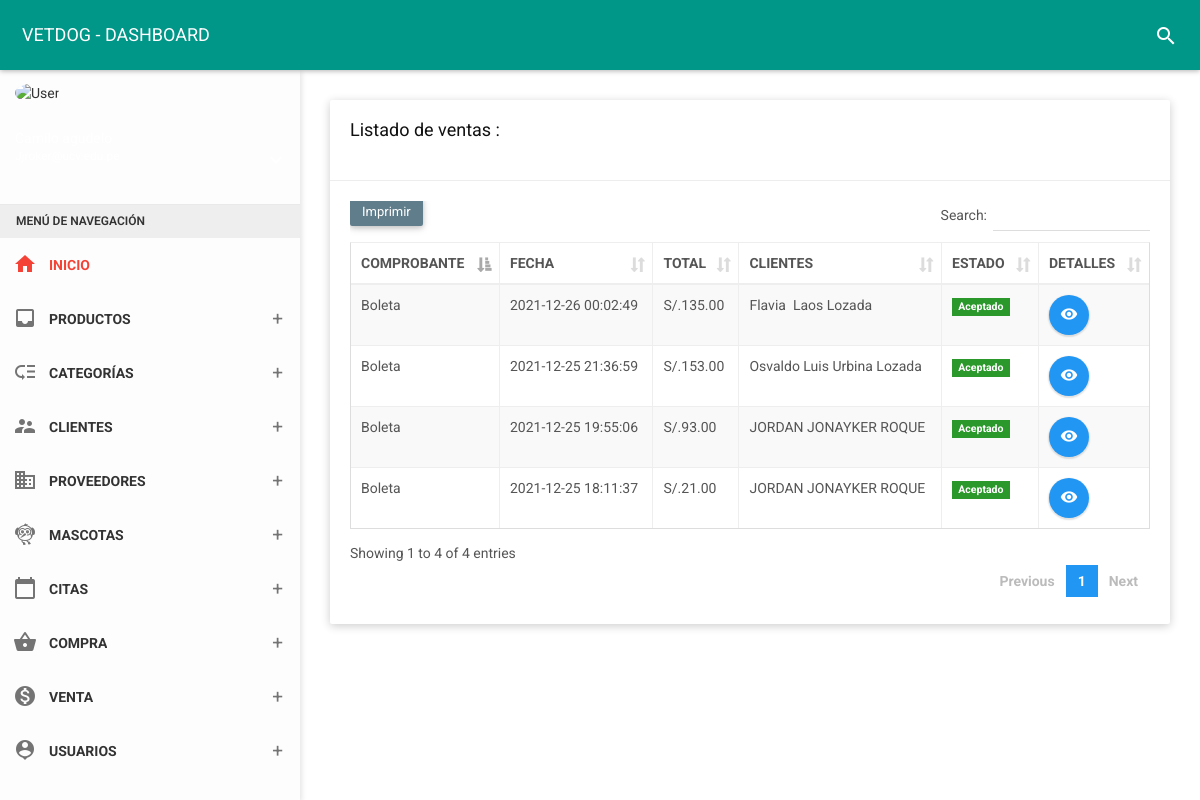
The app's page /folder/venta.php (signed in) with its own data.
### tables this page shows
CREATE TABLE `venta` (
  `id_venta` int(11) NOT NULL,
  `fecha` datetime NOT NULL,
  `numfact` int(11) NOT NULL,
  `estado` char(1) NOT NULL,
  `id_due` int(11) NOT NULL,
  `total` decimal(10,2) NOT NULL,
  `tipoc` varchar(25) NOT NULL,
  `tipopa` varchar(25) NOT NULL,
  `numtarj` char(20) NOT NULL,
  `typetarj` varchar(20) NOT NULL,
  `nomtarj` varchar(40) NOT NULL,
  `expmon` char(1) NOT NULL,
  `expyear` char(2) NOT NULL,
  `cvc` char(4) NOT NULL,
  `recibir` decimal(10,2) NOT NULL,
  `cambio` decimal(10,2) NOT NULL
);

CREATE TABLE `owner` (
  `id_due` int(11) NOT NULL,
  `dni_due` char(8) NOT NULL,
  `nom_due` varchar(35) NOT NULL,
  `ape_due` varchar(35) NOT NULL,
  `fecnaci` varchar(35) NOT NULL,
  `movil` char(9) NOT NULL,
  `fijo` char(6) NOT NULL,
  `correo` varchar(30) NOT NULL,
  `direc` varchar(150) NOT NULL,
  `estado` char(1) NOT NULL,
  `usuario` varchar(25) NOT NULL,
  `contra` varchar(255) NOT NULL,
  `cargo` int(11) NOT NULL,
  `foto` varchar(255) NOT NULL,
  `fere` timestamp NOT NULL DEFAULT current_timestamp() ON UPDATE current_timestamp()
);

### controlador/ventacontrolador.php (called while the page is built, shortened)
<?php
class ventacontrolador{
    function mostrar(){
        require_once '../vista/venta/mostrar.php';
    }
    }

### vista/venta/mostrar.php (the view, shortened to what this page needs)
<!DOCTYPE html>
<html>
<head>
    <link href="../assets/plugins/bootstrap/css/bootstrap.css" rel="stylesheet">
    <link href="../assets/plugins/node-waves/waves.css" rel="stylesheet" />
    <link href="../assets/plugins/animate-css/animate.css" rel="stylesheet" />
    <link href="../assets/plugins/jquery-datatable/skin/bootstrap/css/dataTables.bootstrap.css" rel="stylesheet">
    <link href="../css/style.css" rel="stylesheet">
    <link href="../assets/css/themes/all-themes.css" rel="stylesheet" />
</head>
<body class="theme-red">
    <nav class="navbar">
        <div class="container-fluid">
            <div class="navbar-header">
                <a class="navbar-brand" href="../vista/panel-admin/administrador"> VETDOG - DASHBOARD </a>
            </div>
            <div class="collapse navbar-collapse" id="navbar-collapse">
                <ul class="nav navbar-nav navbar-right">
                    <li><a href="javascript:void(0);" class="js-search" data-close="true"><i class="material-icons">search</i></a></li>
                </ul>
            </div>
        </div>
    </nav>
        <?php include_once __DIR__ . '../../menu.php'; ?>
    <section class="content">
        <div class="container-fluid">
            <div class="row clearfix">
                <div class="col-lg-12 col-md-12 col-sm-12 col-xs-12">
                    <div class="card">
                        <div class="header">
                            <h2>
                                Listado de ventas :
                            </h2><br>
                        </div>
                        <div class="body">
                            <div class="table-responsive">
                                <?php
                                $contraseña = "";
                                $usuario = "root";
                                $nombre_base_de_datos = "vetdog";
                                try {
                                    $base_de_datos = new PDO('mysql:host=localhost;dbname=' . $nombre_base_de_datos, $usuario, $contraseña);
                                    $base_de_datos->query("set names utf8;");
                                    $base_de_datos->setAttribute(PDO::ATTR_EMULATE_PREPARES, FALSE);
                                    $base_de_datos->setAttribute(PDO::ATTR_ERRMODE, PDO::ERRMODE_EXCEPTION);
                                    $base_de_datos->setAttribute(PDO::ATTR_DEFAULT_FETCH_MODE, PDO::FETCH_OBJ);
                                } catch (Exception $e) {
                                    echo "Ocurrió algo con la base de datos: " . $e->getMessage();
                                }
                                $sentencia = $base_de_datos->query("SELECT  venta.fecha, venta.id_venta,venta.estado, venta.total,venta.tipoc, venta.tipopa, owner.id_due, owner.dni_due, owner.nom_due, owner.ape_due, owner.fecnaci, owner.movil, owner.fijo, owner.correo, owner.direc,venta.numtarj, venta.typetarj, venta.nomtarj, venta.expmon, venta.expyear, venta.cvc, venta.recibir , venta.cambio,
GROUP_CONCAT( products.nompro, '..', products.codigo, '..',products.precV, '..', productos_vendidos.canti SEPARATOR '__') AS products FROM venta INNER JOIN productos_vendidos ON productos_vendidos.id_venta = venta.id_venta INNER JOIN products ON products.id_prod = productos_vendidos.id_prod INNER JOIN owner ON venta.id_due =owner.id_due GROUP BY venta.id_venta ORDER BY venta.id_venta DESC;");
                                $ventas = $sentencia->fetchAll(PDO::FETCH_OBJ);
                                ?>
                                <table class="table table-bordered table-striped table-hover dataTable js-exportable">
                                    <thead>
                                        <tr>
                                            <th>COMPROBANTE</th>
                                            <th>FECHA</th>
                                            <th>TOTAL</th>
                                            <th>CLIENTES</th>
                                            <th>ESTADO</th>
                                            <th>DETALLES</th>
                                        </tr>
                                    </thead>
                                    <tbody>
                                        <?php foreach ($ventas as $venta) { ?>
                                            <tr>
                                                <td><?php echo $venta->tipoc ?></td>
                                                <td><?php echo $venta->fecha ?></td>
                                                <td>S/.<?php echo $venta->total ?></td>
                                                <td><?php echo $venta->nom_due ?>&nbsp;<?php echo $venta->ape_due ?></td>
                                                <td>
                                                    <?php
                                                    if ($venta->estado == 1) { ?>
                                                        <form method="get" action="javascript:activo('<?php echo $venta->id_venta; ?>')">
                                                            <span class="label label-success">Aceptado</span>
                                                        </form>
                                                    <?php  } else { ?>
                                                        <form method="get" action="javascript:inactivo('<?php echo $venta->id_venta; ?>')">
                                                            <button type="submit" class="btn btn-danger btn-xs">Anuladas</button>
                                                        </form>
                                                    <?php  } ?>
                                                </td>
                                                <td>
                                                    <a type="button" href="../vista/venta/detalles?id=<?php echo $venta->id_venta; ?>" class="btn bg-blue btn-circle waves-effect waves-circle waves-float">
                                                        <i class="material-icons">remove_red_eye</i>
                                                    </a>
                                                </td>
                                            </tr>
                                        <?php } ?>
                                    </tbody>
                                </table>
                            </div>
                        </div>
                    </div>
                </div>
            </div>
        </div>
    </section>
</body>
</html>

### assets/css/themes/all-themes.css (style rules this page uses)
.theme-red .navbar-brand { color: #fff; }
.theme-red .nav > li > a { color: #fff; }

### records on screen
venta: tipoc "Boleta", fecha "2021-12-26 00:02:49", total "135.00", id_due.nom_due "Flavia", id_due.ape_due "Laos Lozada"
venta: tipoc "Boleta", fecha "2021-12-25 21:36:59", total "153.00", id_due.nom_due "Osvaldo Luis", id_due.ape_due "Urbina Lozada"
venta: tipoc "Boleta", fecha "2021-12-25 19:55:06", total "93.00", id_due.nom_due "JORDAN JONAYKER", id_due.ape_due "ROQUE"
venta: tipoc "Boleta", fecha "2021-12-25 18:11:37", total "21.00", id_due.nom_due "JORDAN JONAYKER", id_due.ape_due "ROQUE"
